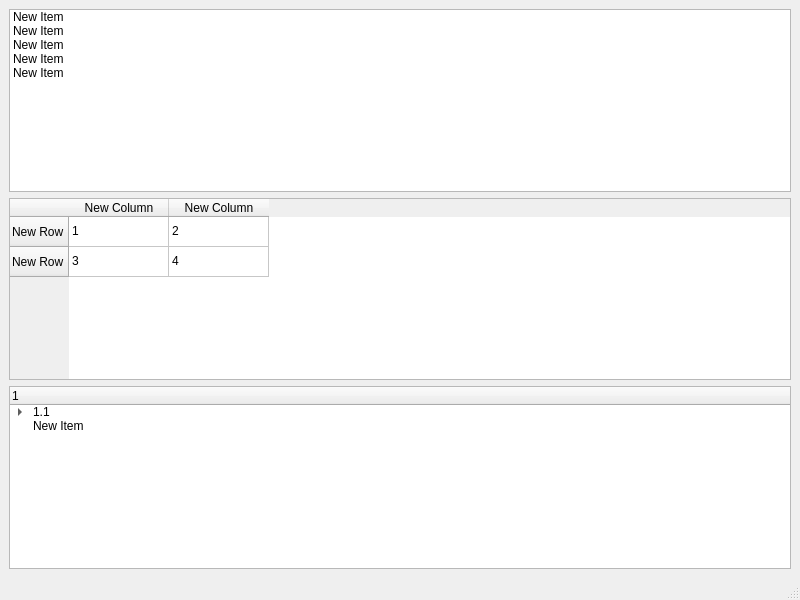
<?xml version="1.0" encoding="UTF-8"?>
<ui version="4.0">
 <class>MainWindow</class>
 <widget class="QMainWindow" name="MainWindow">
  <property name="geometry">
   <rect>
    <x>0</x>
    <y>0</y>
    <width>800</width>
    <height>600</height>
   </rect>
  </property>
  <property name="windowTitle">
   <string>MainWindow</string>
  </property>
  <widget class="QWidget" name="centralwidget">
   <layout class="QVBoxLayout" name="verticalLayout">
    <item>
     <widget class="QListWidget" name="listWidget">
      <item>
       <property name="text">
        <string>New Item</string>
       </property>
      </item>
      <item>
       <property name="text">
        <string>New Item</string>
       </property>
      </item>
      <item>
       <property name="text">
        <string>New Item</string>
       </property>
      </item>
      <item>
       <property name="text">
        <string>New Item</string>
       </property>
      </item>
      <item>
       <property name="text">
        <string>New Item</string>
       </property>
      </item>
     </widget>
    </item>
    <item>
     <widget class="QTableWidget" name="tableWidget">
      <row>
       <property name="text">
        <string>New Row</string>
       </property>
      </row>
      <row>
       <property name="text">
        <string>New Row</string>
       </property>
      </row>
      <column>
       <property name="text">
        <string>New Column</string>
       </property>
      </column>
      <column>
       <property name="text">
        <string>New Column</string>
       </property>
      </column>
      <item row="0" column="0">
       <property name="text">
        <string>1</string>
       </property>
      </item>
      <item row="0" column="1">
       <property name="text">
        <string>2</string>
       </property>
      </item>
      <item row="1" column="0">
       <property name="text">
        <string>3</string>
       </property>
      </item>
      <item row="1" column="1">
       <property name="text">
        <string>4</string>
       </property>
      </item>
     </widget>
    </item>
    <item>
     <widget class="QTreeWidget" name="treeWidget">
      <column>
       <property name="text">
        <string>1</string>
       </property>
      </column>
      <item>
       <property name="text">
        <string>1.1</string>
       </property>
       <item>
        <property name="text">
         <string>New Subitem</string>
        </property>
       </item>
       <item>
        <property name="text">
         <string>New Item</string>
        </property>
       </item>
       <item>
        <property name="text">
         <string>New Item</string>
        </property>
       </item>
      </item>
      <item>
       <property name="text">
        <string>New Item</string>
       </property>
      </item>
     </widget>
    </item>
   </layout>
  </widget>
  <widget class="QMenuBar" name="menubar">
   <property name="geometry">
    <rect>
     <x>0</x>
     <y>0</y>
     <width>800</width>
     <height>22</height>
    </rect>
   </property>
  </widget>
  <widget class="QStatusBar" name="statusbar"/>
 </widget>
 <resources/>
 <connections/>
</ui>
